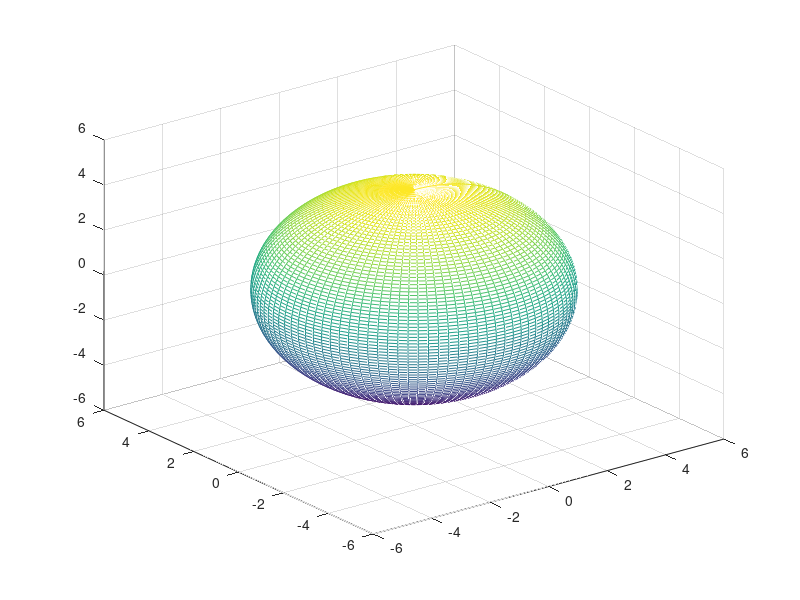

This chart was generated by the following MATLAB code: (Note: this script raises an error after producing the figure.)
clearvars
% close all
dbstop if error

%%
Ftarget = 1-1/(4*365*24*6);
beta_target = norminv(Ftarget);

u1vals = -beta_target:0.1:beta_target;
u2vals = -beta_target:0.1:beta_target;

[uu1,uu2,uu3] = sphere(100);
uu1 = uu1*beta_target;
uu2 = uu2*beta_target;
uu3 = uu3*beta_target;
figure; 
mesh(uu1,uu2,uu3);


% first rosenblatt
xx1 = arrayfun(@(x) wblinv(x,5.1941,1.7946),arrayfun(@normcdf,uu1));
% xx1 = arrayfun(@(x) icdf('Lognormal',x,1.0967,0.4894),arrayfun(@normcdf,uu1));


% orthogonal transform
[~,covYcell] = cellfun(@covX_given_xx1, num2cell(xx1),'UniformOutput',0);

[A,d] = cellfun(@eig,covYcell,'UniformOutput',0);
TT = cellfun(@(x,y) sqrt(x)'\y', d, A,'UniformOutput',0);


x2x3 = cellfun(@(x,y,z) x\[y z]', TT, num2cell(uu2), num2cell(uu3) ,'UniformOutput',0);

mu_dash2 = @(u) 0.122+0.039*u;
mu_dash3 = @(u) -0.657+0.03*u;
mu_dash2 = cellfun(@(x) mu_dash2(x), num2cell(xx1),'UniformOutput',0);    
mu_dash3 = cellfun(@(x) mu_dash3(x), num2cell(xx1),'UniformOutput',0);    


xx2 = cell2mat(cellfun(@(x,y) exp(x(1) + y), x2x3,mu_dash2,'UniformOutput',0));
xx3 = cell2mat(cellfun(@(x,y) exp(x(2) + y), x2x3,mu_dash3,'UniformOutput',0));

figure; 
mesh(xx1,xx2,xx3)



%%

RSM = load('RSmodel');

CC = arrayfun(@(x,y,z) predict(RSM.lmSTD,[x y z]), xx1, xx2, xx3);

figure; 
surf(xx1,xx2,xx3,CC);
colormap(jet);
shading faceted;
h = gca;
h.Children.LineStyle = ':';
% view([0 -1 0]);
% view([0 0 1]);
view([1 0 0]);
colorbar

% point of maximum response
[max1,ind1] = max(CC);
[~,ind2] = max(max1);
hold on;
CC(ind1(ind2),ind2)
h = plot3(xx1(ind1(ind2),ind2), xx2(ind1(ind2),ind2), xx3(ind1(ind2),ind2),'p');
h.MarkerSize = 16;
h.MarkerFaceColor = [0 0 0];
h.MarkerEdgeColor = [1 1 1];
uistack(h, 'top');




